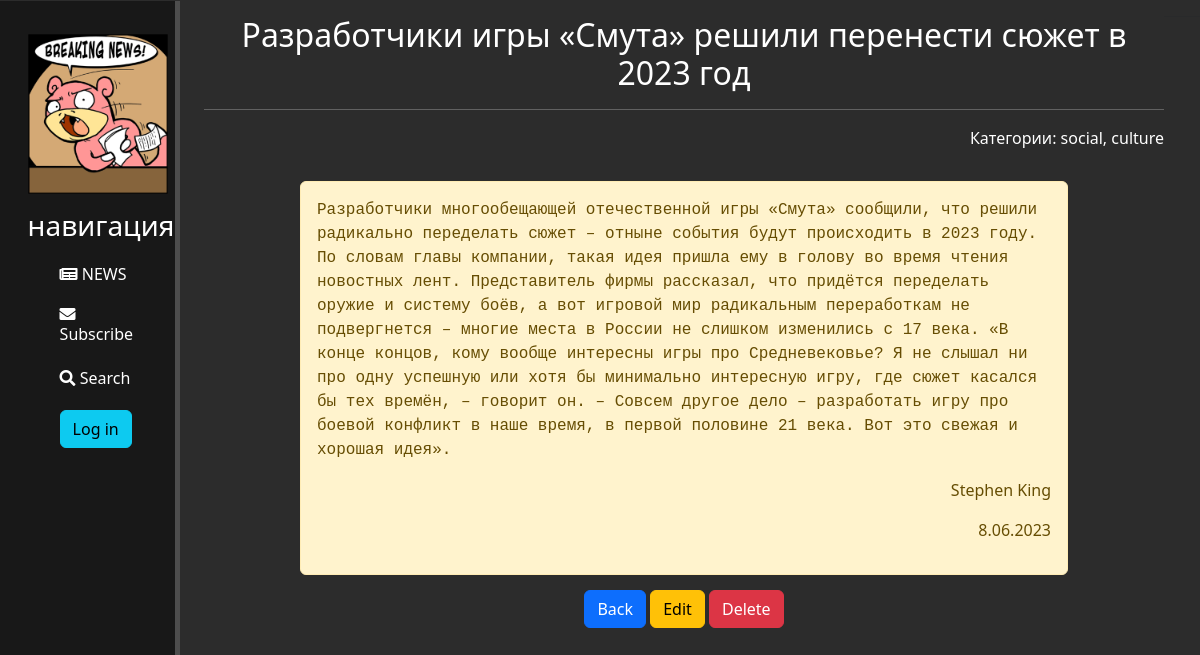
Screenshot of /posts/41/ with the database file from the repository.
### news/models.py (models this page shows, shortened)
class Post(models.Model):
    ar = 'Article'
    nw = 'News'
    post_types = [
        (ar, 'Article'),
        (nw, 'News')
    ]
    post_type = models.CharField(max_length=7, choices=post_types, default=nw)
    t_creation = models.DateTimeField(auto_now_add=True)
    title = models.CharField(max_length=255)
    content = models.TextField()
    rating = models.IntegerField(default=0, db_column='rating')
    author = models.ForeignKey('Author', on_delete=models.CASCADE, related_name='post')
    category = models.ManyToManyField('Category', blank=True, through='PostCategory', verbose_name='Категории')  # Связь многие к многим

class Category(models.Model):
    category_name = models.CharField(max_length=255, unique=True)
    subscribers = models.ManyToManyField('auth.user', blank=True, related_name='subscribers', verbose_name='подписчики')
    def __str__(self):
        return self.category_name

class Author(models.Model):
    full_name = models.CharField(max_length=100)
    rating = models.IntegerField(default=0) # значение вычисляется в update_rating
    user = models.ForeignKey('auth.User', on_delete=models.CASCADE) # связь с методом User один к одному
    def update_rating(self):
        r_comments_by_author = Comment.objects.filter(user_id=self.user.id).aggregate(models.Sum('rating'))['rating__sum'] # new variant
        r_posts = Post.objects.filter(author_id=self).aggregate(models.Sum('rating')) #суммарный рейтинг за посты
        post_ids = Post.objects.filter(author_id=self).values_list('id', flat=True) #(flat=True) чтобы получить одним списком id всех постов этого автора
        r_comments_to_author_posts = Comment.objects.filter(post_id__in=post_ids).aggregate(models.Sum('rating'))['rating__sum']
        print(r_posts, r_posts['rating__sum'], r_comments_by_author, r_comments_to_author_posts)
        self.rating = (int(r_posts['rating__sum']) * 3) + int(r_comments_by_author) + int(r_comments_to_author_posts)
        print(self.rating)
        self.save()
    def __str__(self):
        return self.full_name

### news/views.py (the view)
# urls.py: path('<int:pk>/', PostFull.as_view(), name='post_full'),
class PostFull(DetailView):
    model = Post
    template_name = 'post_full.html'
    context_object_name = 'post'
    def get_object(self, queryset=None):
        post = super().get_object(queryset)
        return post

### news/templatetags/custom_filters.py (called while the page is built)
@register.filter()  # фильтр для цензуры
def censor(value):
   for word in bad_words:
      if word.lower() in value.lower():
         value = value.replace(word[1:-2], '*' * (len(word)-1))
   return value

### templates/post_full.html (shortened to what this page needs)
{% extends 'flatpages/layout.html' %}
{% load custom_filters %}
{% block content %}
<div class="fulln">
        <h1 style="text-align: center; font-size: 2em;">{{ post.title|censor }}</h1>
        <hr>
    <p style="text-align: right;">Категории: {{post.category.all|join:", "}}</p>
     <div class="alert alert-warning">
        <p style="font-family: monospace; text-align: left;">{{ post.content|censor }}</p>
        <p style="text-align: right;">{{ post.author }}</p>
        <p style="text-align: right;">{{post.t_creation|date:"j.m.Y"}}</p>
    </div>
    <inline>
    <a href="../#"><button class="btn btn btn-primary">Back</button></a>
    <a href="edit"><button class="btn btn-warning">Edit</button></a>
    <a href="delete"><button class="btn btn-danger">Delete</button></a>
    </inline>
</div>
    <hr>
{% endblock content %}

### static/css/main.css (style rules this page uses)
body { background: #2c2c2c; }
.alert-warning { float: left; clear: both; width: 80%; margin: 15px 10%; text-align: center; }
.fulln { ; float: right; margin-left: 17%; color: white; text-align: center; width: 80%; float: left; }
.fulln inline { word-wrap: break-word; overflow-wrap: break-word; color: red }

### rows the page displays
Post: title|censor "Разработчики игры «Смута» решили перенести сюжет в 2023 год", category.all "social, culture", content|censor "Разработчики многообещающей отечественной игры «Смута» сообщили, что решили радикально переделать сюжет – отныне события будут происходить в 2023 году. По словам главы компании, такая идея пришла ему в голову во время чтения новостных лент. Представитель фирмы рассказал, что придётся переделать оружие и систему боёв, а вот игровой мир радикальным переработкам не подвергнется – многие места в России не слишком изменились с 17 века. «В конце концов, кому вообще интересны игры про Средневековье? Я не слышал ни про одну успешную или хотя бы минимально интересную игру, где сюжет касался бы тех времён, – говорит он. – Совсем другое дело – разработать игру про боевой конфликт в наше время, в…", author "Stephen King", t_creation "8.06.2023"
